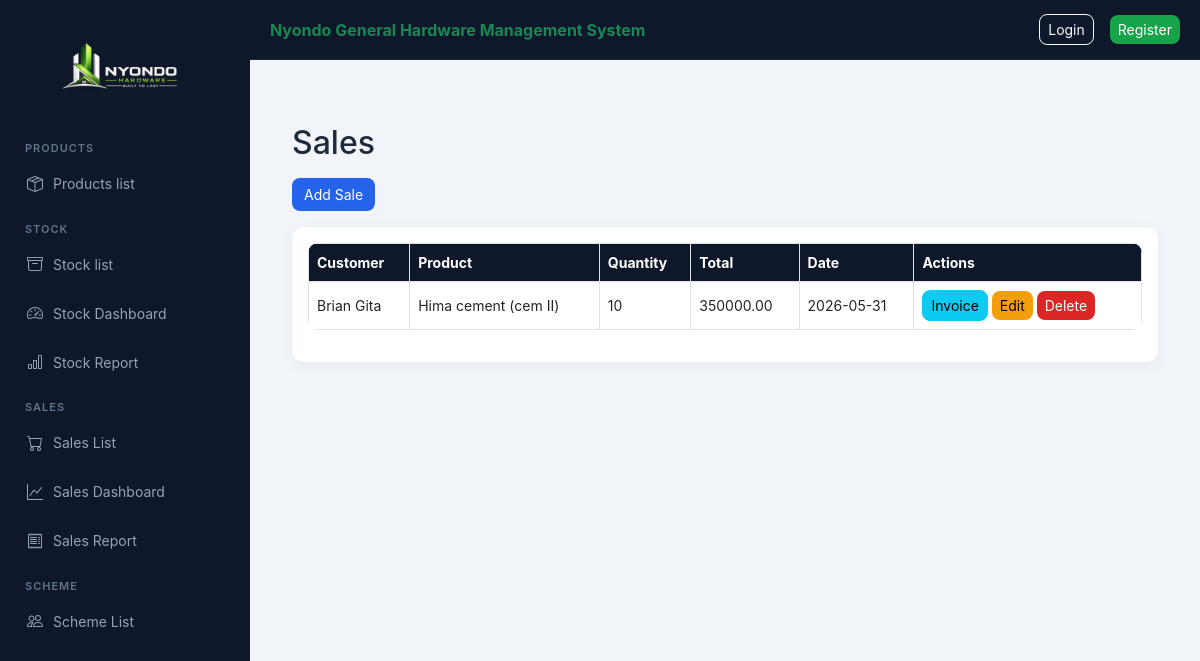
The page /nyondo/sales/ on the database as committed earlier.
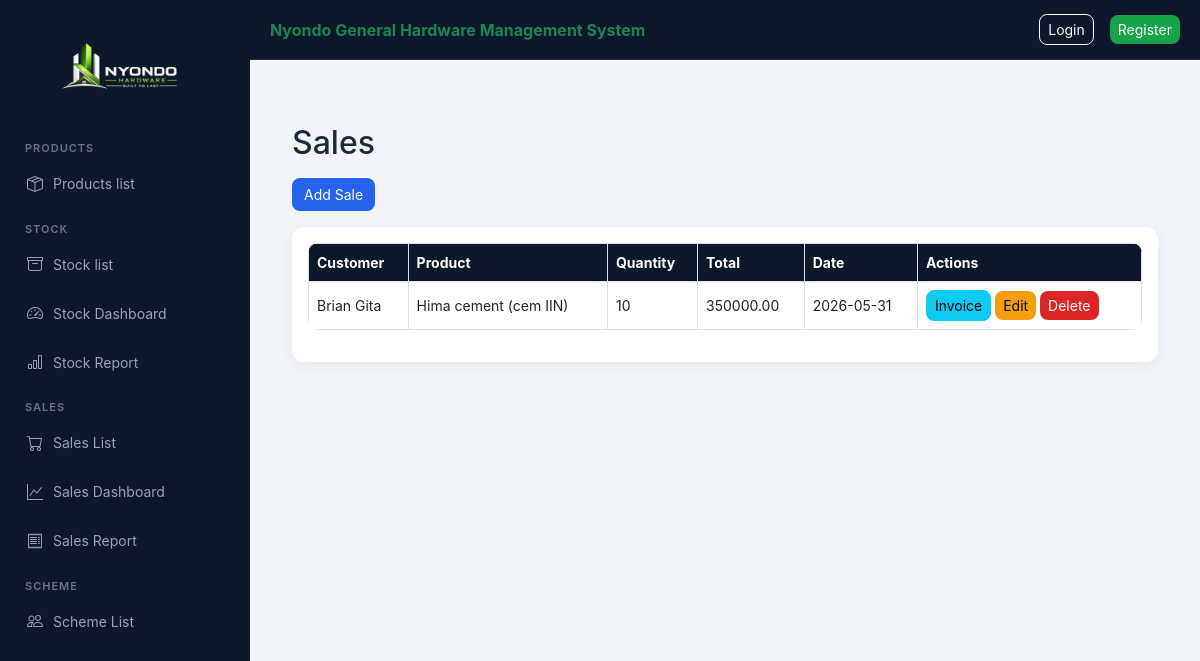
The same page on the database as committed later.
### nyondo_app/models.py (models this page shows, shortened)
class Sales(models.Model):
    CUSTOMER_TYPES = [
        ("retail", "Retail"),
        ("wholesale", "Wholesale"),
    ]
    customer_name = models.CharField(max_length=150)
    customer_type = models.CharField(max_length=20, choices=CUSTOMER_TYPES)
    product = models.ForeignKey(Product, on_delete=models.CASCADE)
    quantity = models.PositiveIntegerField()
    total_price = models.DecimalField(max_digits=12, decimal_places=2, default=0)
    transport_required = models.BooleanField(default=False)
    distance_km = models.DecimalField(max_digits=6, decimal_places=2, default=0)
    transport_fee = models.DecimalField(max_digits=12, decimal_places=2, default=0)
    sale_date = models.DateTimeField(auto_now_add=True)

class Product(models.Model):
    CATEGORY_CHOICES = [
        ("cement", "Cement"),
        ("iron_bar", "Iron Bar"),
        ("iron_sheets", "Iron Sheets"),
        ("others", "Others"),
        ("nails", "Nails"),
        ("paint", "Paint"),
    ]
    category_name = models.CharField(max_length=20, choices=CATEGORY_CHOICES)
    product_name = models.CharField(max_length=100)
    unit_cost = models.DecimalField(max_digits=12, decimal_places=2, default=0)
    unit_price = models.DecimalField(max_digits=12, decimal_places=2, default=0)
    description = models.TextField(blank=True)

### nyondo_app/views.py (the view)
# urls.py: path("sales/", views.sales_list, name="sales_list"),
def sales_list(request):
    return render(request, "sales_list.html", {
        "sales": Sales.objects.select_related("product"),
        "products": Product.objects.all()
    })

### nyondo_app/templates/sales_list.html
{% extends "base.html" %}
{% block content %}
<h2 class="mb-3">Sales</h2>
<a href="{% url 'add_sale' %}" class="btn btn-primary mb-3">
    Add Sale
</a>
<div class="card p-3">
<table class="table table-hover table-bordered align-middle">
<thead>
<tr>
   <th>Customer</th>
   <th>Product</th>
   <th>Quantity</th>
   <th>Total</th>
   <th>Date</th>
   <th>Actions</th>
</tr>
</thead>
<tbody>
{% for sale in sales %}
<tr>
   <td>{{ sale.customer_name }}</td>
   <td>{{ sale.product.product_name }}</td>
   <td>{{ sale.quantity }}</td>
   <td>{{ sale.total_price|floatformat:2 }}</td>
   <td>{{ sale.sale_date|date:"Y-m-d" }}</td>
   <td>
       <a href="{% url 'sales_invoice' sale.id %}"
          class="btn btn-info btn-sm">
          Invoice
       </a>
       <a href="{% url 'edit_sale' sale.id %}"
          class="btn btn-warning btn-sm">
          Edit
       </a>
       <a href="{% url 'delete_sale' sale.id %}"
          class="btn btn-danger btn-sm">
          Delete
       </a>
   </td>
</tr>
{% empty %}
<tr>
    <td colspan="6" class="text-center text-muted">
        No sales recorded yet
    </td>
</tr>
{% endfor %}
</tbody>
</table>
</div>
{% endblock %}

Rows that differ between the two databases and show on the page:
changed through a linked row, Sales "Brian Gita": product.product_name "Hima cement (cem II)" → "Hima cement (cem IIN)"
